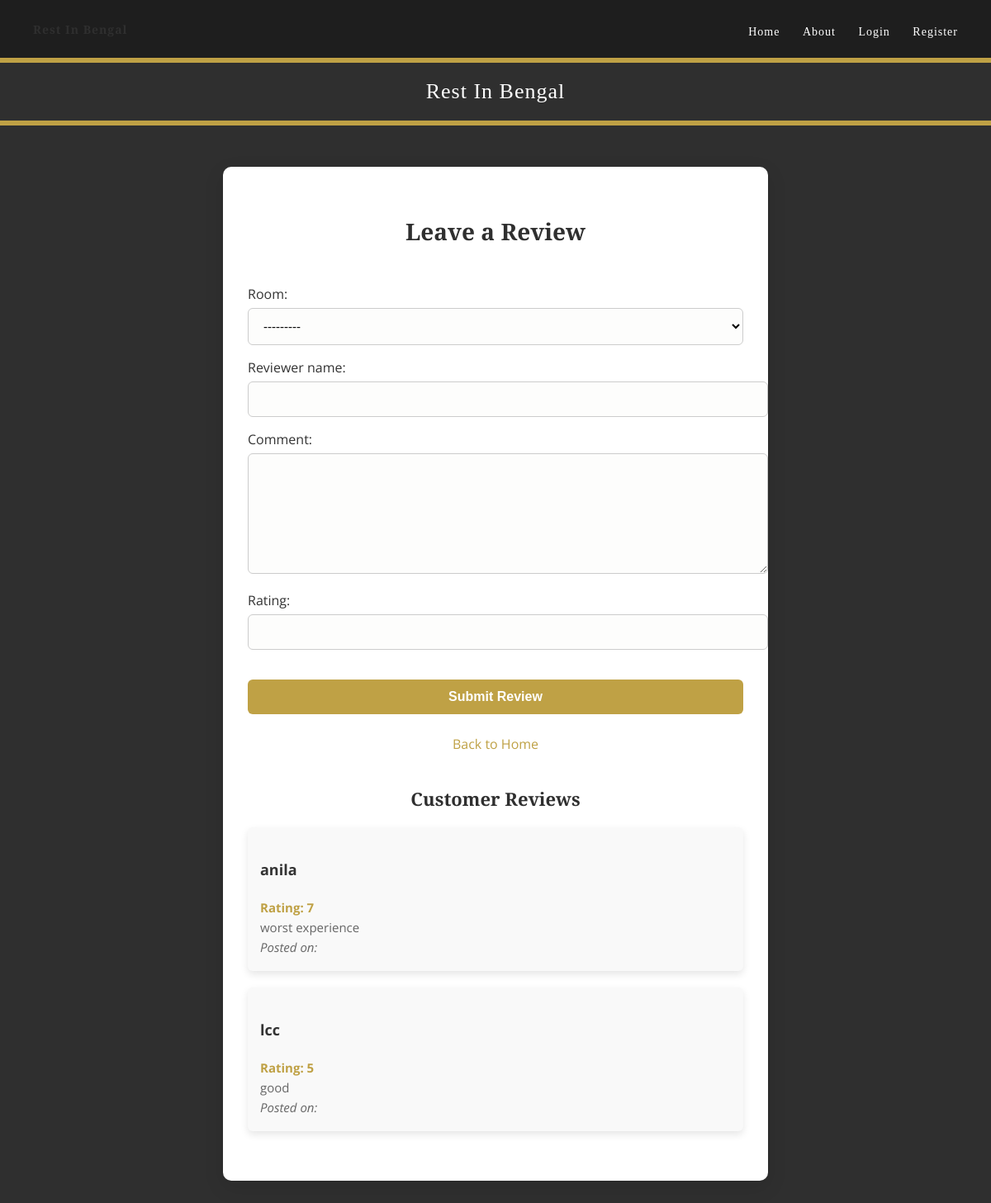
/review/, run on an earlier commit of the app's database.
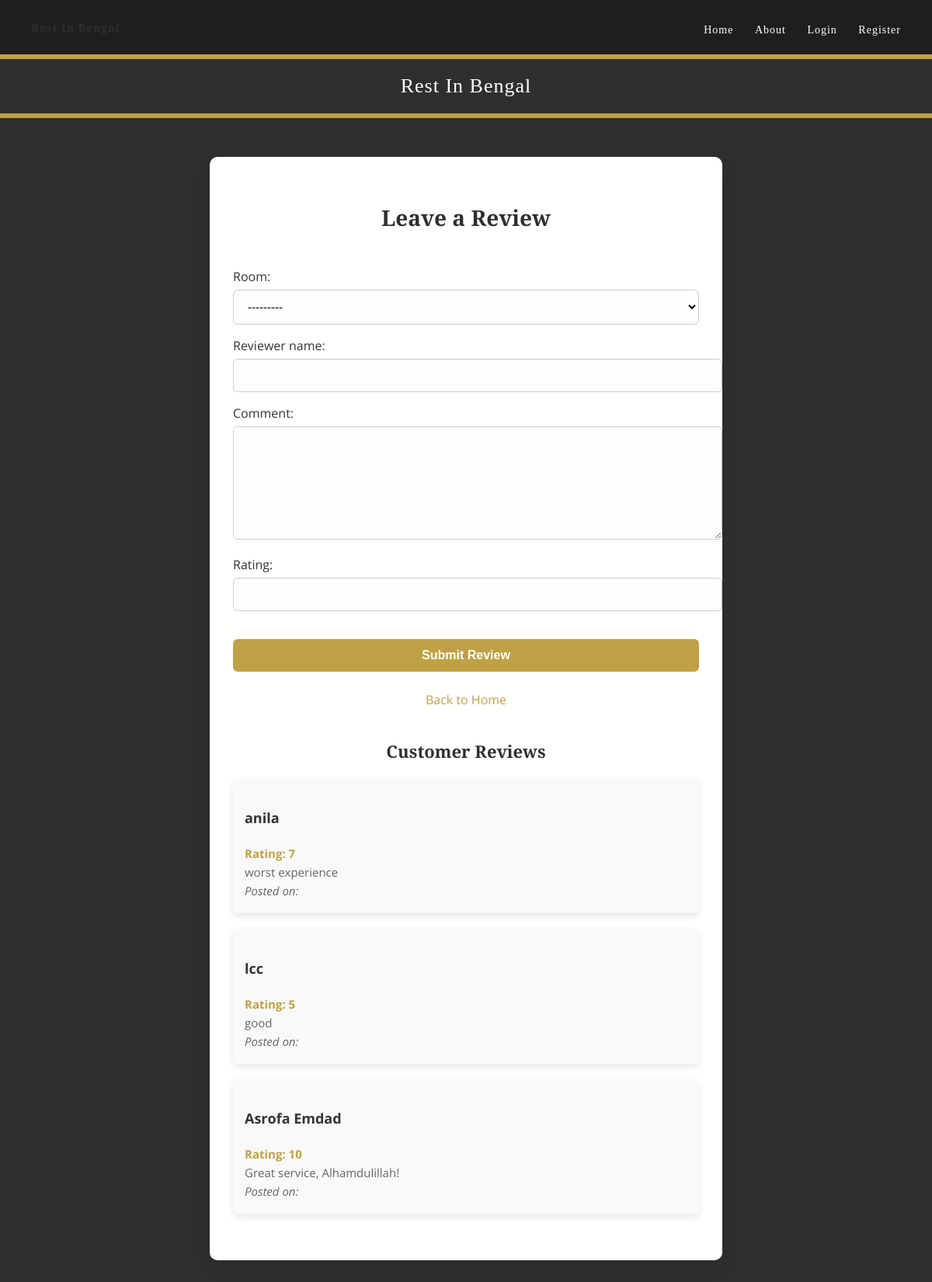
And on a later commit of the database.
### app2/models.py (models this page shows)
class Review(models.Model):
    room = models.ForeignKey(Room, on_delete=models.CASCADE)
    reviewer_name = models.CharField(max_length=100)
    comment = models.TextField()
    rating = models.IntegerField()

### app2/views.py (the view)
# urls.py: path('review/', views.leave_review, name='leave_review'),
def leave_review(request):
    if request.method == 'POST':
        form = ReviewForm(request.POST)
        if form.is_valid():
            form.save()  # Save the review to the database
            return redirect('home')  # Redirect to the home page after saving the review
    else:
        form = ReviewForm()
    reviews = Review.objects.all()  # Fetch all reviews
    return render(request, 'review.html', {'form': form, 'reviews': reviews})  # Pass reviews to template

### app2/forms.py
class ReviewForm(forms.ModelForm):
    class Meta:
        model = Review
        fields = ['room', 'reviewer_name', 'comment', 'rating']
    def __init__(self, *args, **kwargs):
        super(ReviewForm, self).__init__(*args, **kwargs)
        self.fields['room'].label_from_instance = lambda obj: f"{obj.type} - {obj.price}"  # Displaying room details

### templates/review.html (shortened to what this page needs)
<!DOCTYPE html>
<html lang="en">
<head>
</head>
<body>
    {% include 'navbar.html' %}
    <header>
        Rest In Bengal
    </header>
    <div class="review-container">
        <h1>Leave a Review</h1>
        <form method="post">
            <div class="form-group">
                {{ form.as_p }}
            </div>
            <button type="submit">Submit Review</button>
        </form>
        <div class="form-footer">
            <a href="{% url 'home' %}">Back to Home</a>
        </div>
        <div class="reviews-section">
            <h2>Customer Reviews</h2>
            {% for review in reviews %}
                <div class="review-item">
                    <h4>{{ review.reviewer_name }}</h4>
                    <p class="rating">Rating: {{ review.rating }}</p>
                    <p>{{ review.comment }}</p>
                    <p><em>Posted on: {{ review.created_at|date:"F j, Y, g:i a" }}</em></p>
                </div>
            {% empty %}
                <p>No reviews yet. Be the first to leave a review!</p>
            {% endfor %}
        </div>
    </div>
</body>
</html>

What changed in the data, as far as the page shows it:
added Review: reviewer_name "Asrofa Emdad", rating "10", comment "Great service, Alhamdulillah!"
